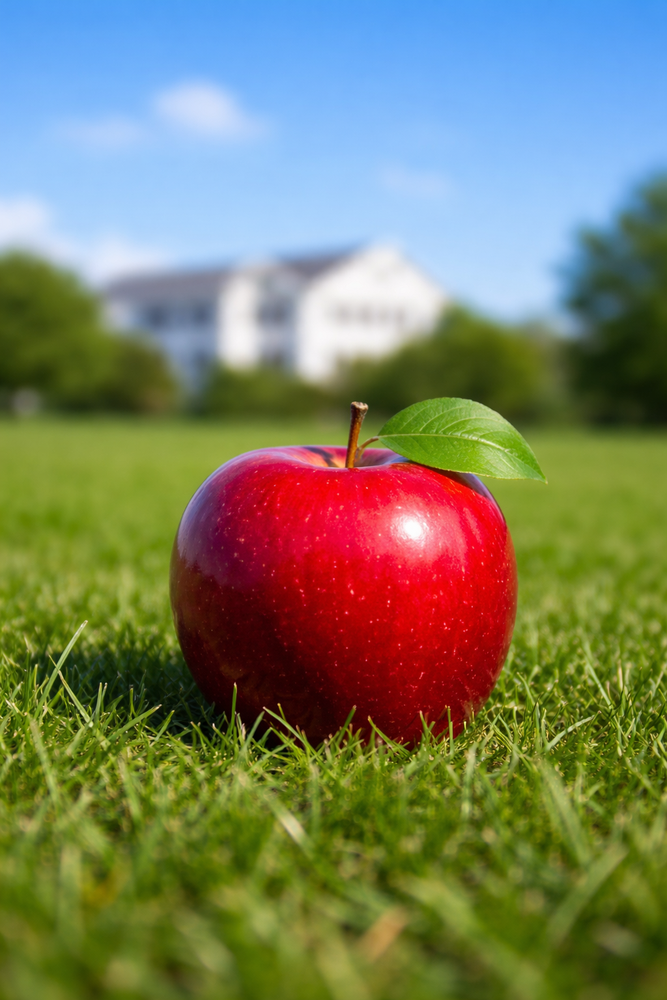
#> input picture red_apple.png, 667 x 1000 px, shrunk from 1024 x 1536 before the run
$ python main.py
#> lines starting #> are read from the running program, lines starting #| are printed output that depends on the picture; after the words box and inside, x2 and y2 are one past the last pixel; in counts of white or black regions, pixels touching at a corner belong together
# HSV的轉換，更換color space之後，將附檔圖片內的紅蘋果(紅色色調區域)，轉變成藍蘋果(藍色色調)。
import pandas as pd
import numpy as np
import matplotlib.pyplot as plt

class apple():
    def __init__(self,pixel=None,R=None,G=None,B=None,H=None,S=None,V=None):

        self.pixel = pixel
        self.R = R
        self.G = G
        self.B = B

        self.H = H
        self.S = S
        self.V = V

    # load_img()
    def load_img(self,path:str):
        '''
        func: load png
        '''
        rgb_img = plt.imread(path)
        print(rgb_img.shape)
        # to ensure img is 3 channels
        if rgb_img.shape[2] == 4:
            rgb_img = rgb_img[:,:,3]

        self.pixel = rgb_img

        self.R = rgb_img[:,:,0]
        self.G = rgb_img[:,:,1]
        self.B = rgb_img[:,:,2]


    # RGB2HSV()
    def RGB2HSV(self):
        '''
        func: change rgb space to hsv space
        Args:
            R, G, B:numpy array of pixel in rgb form
        Return:
            H, S, V:numpy array of pixel in hsv form
        '''
        C_high = np.maximum(np.maximum(self.R,self.G),self.B)
        C_low = np.minimum(np.minimum(self.R,self.G),self.B)
        C_rng = C_high - C_low

        self.V = C_high
        self.S = np.where(C_high==0,0,C_rng / (C_high+1e-10))

        # 防止除0
        eps = 1e-10
        # 1. normalization of R G B
        R_ = (self.R - C_low) / (C_rng + eps)
        G_ = (self.G - C_low) / (C_rng + eps)
        B_ = (self.B - C_low) / (C_rng + eps)

        # 2. set H'
        self.H = np.zeros_like(C_high)
        self.H = np.where(C_high == self.R, B_ - G_,
           np.where(C_high == self.G, 2 + R_ - B_,
           np.where(C_high == self.B, 4 + G_ - R_, self.H)))
        # 3. scale to [0,1)
        self.H = np.where(self.H <0, self.H + 6, self.H)
        self.H = self.H / 6

    # HSV2RGB()
    def HSV2RGB(self):
        '''
        func: change hsv space to rgb space
        Args:
            H, S, V:numpy array of pixel in rgb form
        Return:
            R, G, B:numpy array of pixel in hsv form
        '''
        # 1. check where the point is in the hexagon
        H = self.H
        H_ = np.mod(6*H,6)
        c1 = np.floor(H_) #c1 = 0,1,2,3,4,5
        c2 = H_ - c1

        # 2. set the RGB value tone
        v = self.V # RGB 中的最大值
        x = (1-self.S) * v # RGB 中的最小值
        z = (1-(1-c2)*self.S) * v # 比例上升
        y = (1 - c2*self.S) * v # 比例下降

        '''
        switch (c1) {
         case 0: r = V; g = z; b = x; break;
         case 1: r = y; g = V; b = x; break;
         case 2: r = x; g = V; b = z; break;
         case 3: r = x; g = y; b = V; break;
         case 4: r = z; g = x; b = V; break;
         case 5: r = V; g = x; b = y; break;
         }
        '''
        # [13 lines of commented-out code are left out]

        self.R = np.select([c1==0,c1==1,c1==2,c1==3,c1==4,c1==5],
                            [x,y,x,x,z,v])
        self.G = np.select([c1==0,c1==1,c1==2,c1==3,c1==4,c1==5],
                            [z,v,v,y,x,x])
        self.B = np.select([c1==0,c1==1,c1==2,c1==3,c1==4,c1==5],
                            [x,x,z,v,v,y])

        # 4. scale to 0~255
        self.R = np.clip(255*self.R,0,255)
        self.G = np.clip(255*self.G,0,255)
        self.B = np.clip(255*self.B,0,255)

    # HSV_shift()
    def HSV_shift(self,switch_degree:int):
        '''
        func: change the color by shifting the hue value in degree
        Args:
            'R2B': 240 degree
        '''
        self.H = np.mod(self.H + switch_degree/360,1)

    # RGB2pixel()
    def RGB2pixel(self):
        '''
        converrt RGB to pixel
        '''
        self.pixel = np.dstack((self.R,self.G,self.B))

# select_region()
def select_region(path:str):
    '''
    先將原圖的紅色框出來再轉換
    Args:
        path: img
    Returns:
        output_img: img only change color red into blue
    '''
    red_apple = apple()
    red_apple.load_img(path)
#> in load_img, rgb_img is the input picture: shape (1000, 667, 3) float32; mean R, G, B 0.473, 0.495, 0.385
#| (1000, 667, 3)
    pixel = red_apple.pixel

    # 紅色色相範圍（0°~30°）
    red_apple.RGB2HSV()
    H = red_apple.H
    S = red_apple.S
    V = red_apple.V
    if ((H != np.zeros_like(H)) & (S != np.zeros_like(S)) & (V != np.zeros_like(V))).any():
        red_mask = ((H < 0.111) | (H > 0.90)) & (S > 0.2) & (V > 0.1)
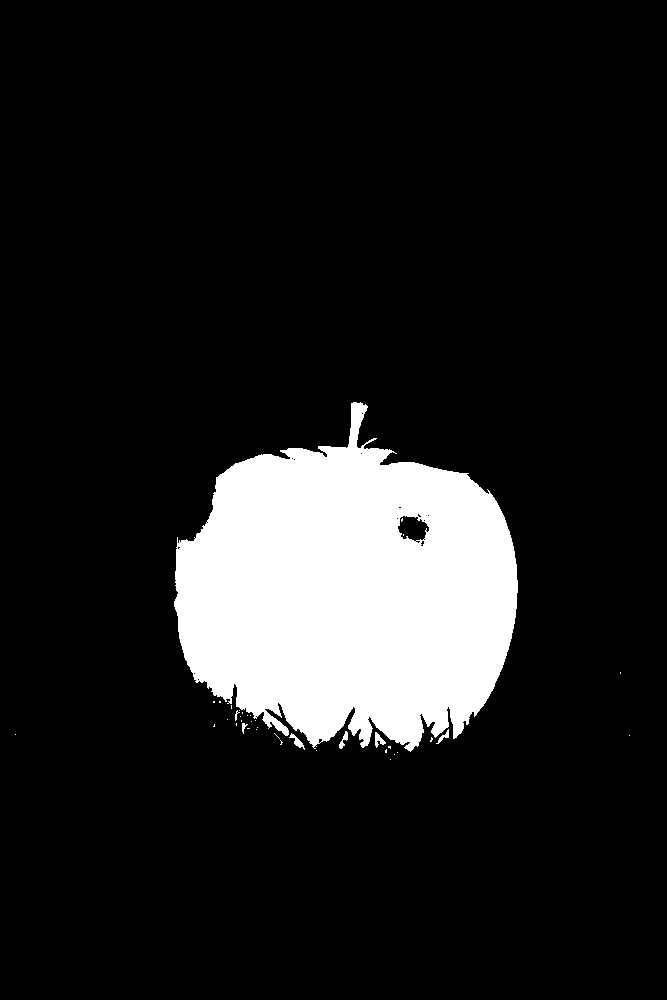
#> red_mask: shape (1000, 667) bool; 12.4% white; 38 white regions (31 under 20 px), largest, box (x1, y1, x2, y2) and area: (174, 402, 518, 752) 82471, (289, 733, 305, 750) 87, (375, 732, 386, 748) 86
        # red_mask = (H < 0.083) & (S > 0.4) & (V > 0.3) #numpy mask
    else:
        print("mask get wrong")

    # transform
    trans_apple = apple()
    trans_apple.pixel = pixel.copy()
    trans_apple.R = pixel[:,:,0].copy()
    trans_apple.G = pixel[:,:,1].copy()
    trans_apple.B = pixel[:,:,2].copy()
    trans_apple.RGB2HSV()
    trans_apple.HSV_shift(240)
    trans_apple.HSV2RGB()
#> in HSV2RGB, `c1 = np.floor(H_)`:
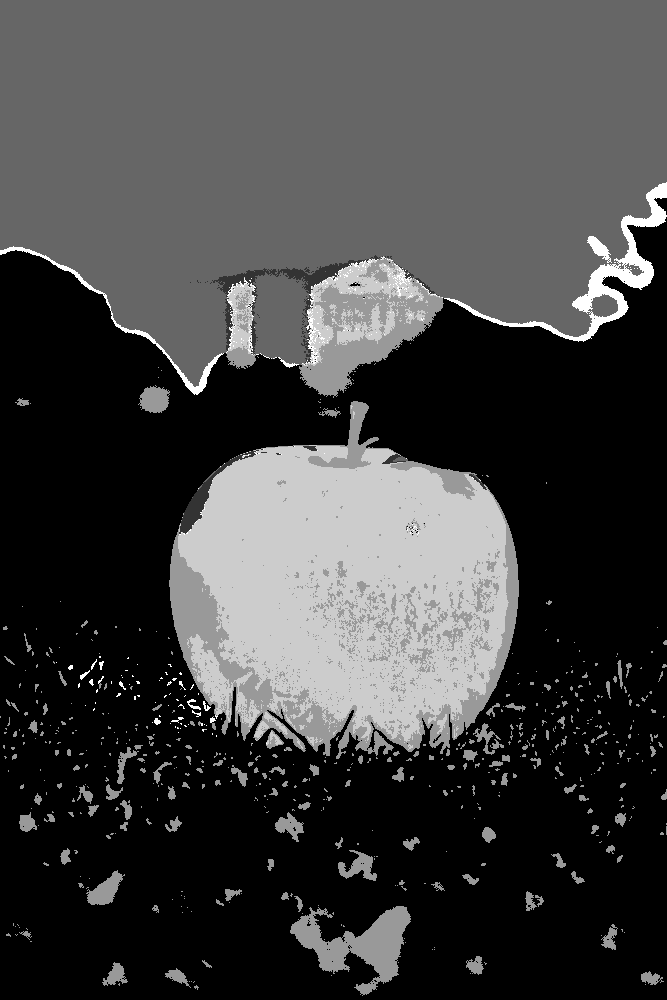
#> c1: shape (1000, 667) float32; min 0, max 5, mean 1.29; drawn with min black and max white
#> in HSV2RGB, `c2 = H_ - c1`:
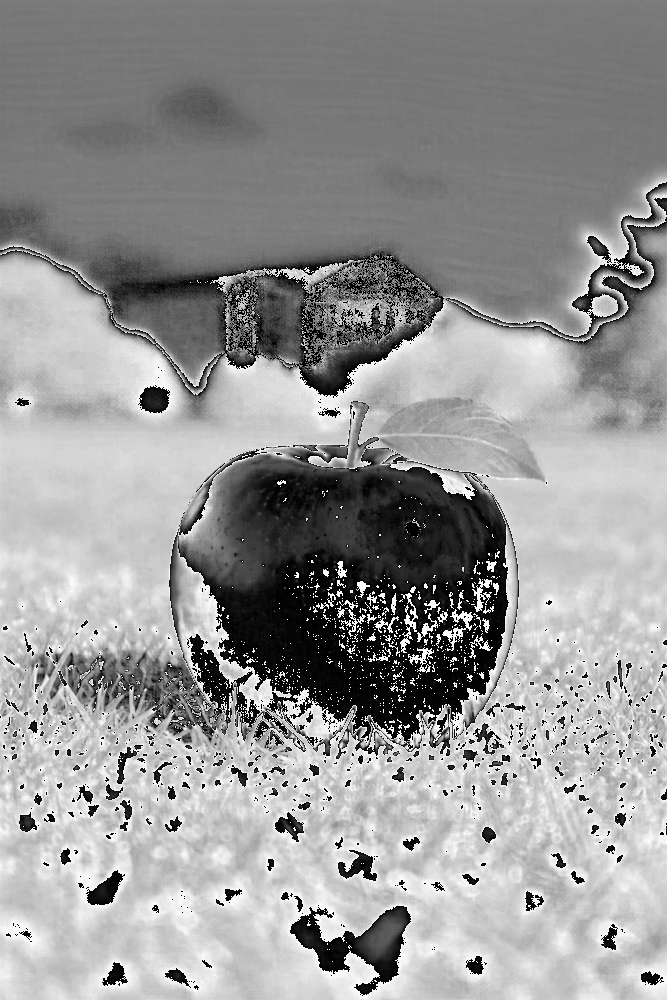
#> c2: shape (1000, 667) float32; min 0, max 0.996, mean 0.591
#> in HSV2RGB, `self.G = np.select([c1==0,c1==1,c1==2,c1==3,c1==4,c1==5], [z,v,v,y,x,x])`:
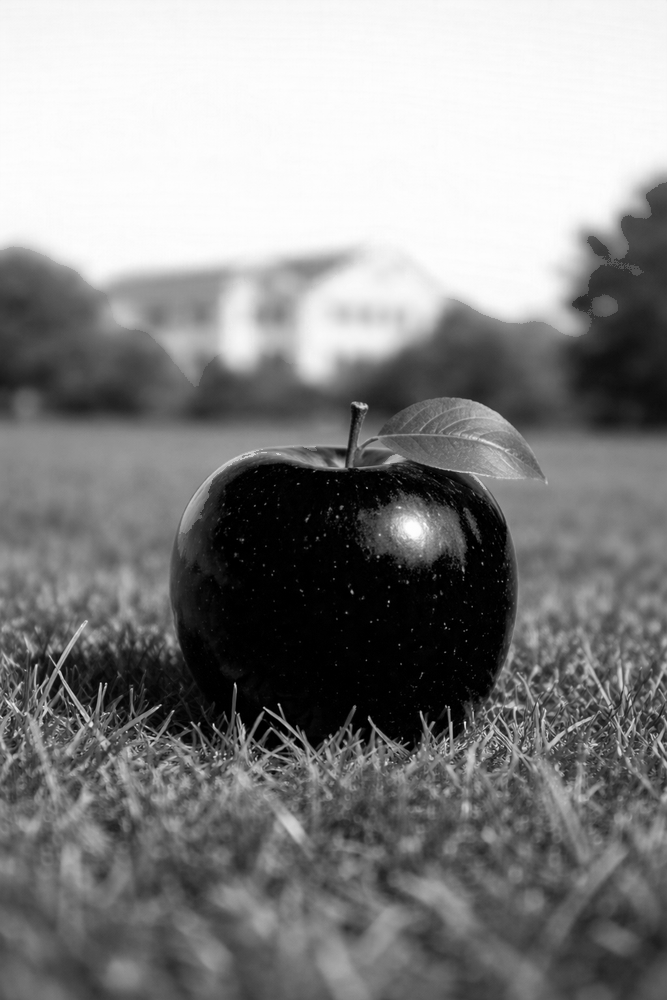
#> self.G: shape (1000, 667) float32; min 0, max 0.996, mean 0.524
#> in HSV2RGB, `self.B = np.select([c1==0,c1==1,c1==2,c1==3,c1==4,c1==5], [x,x,z,v,v,y])`:
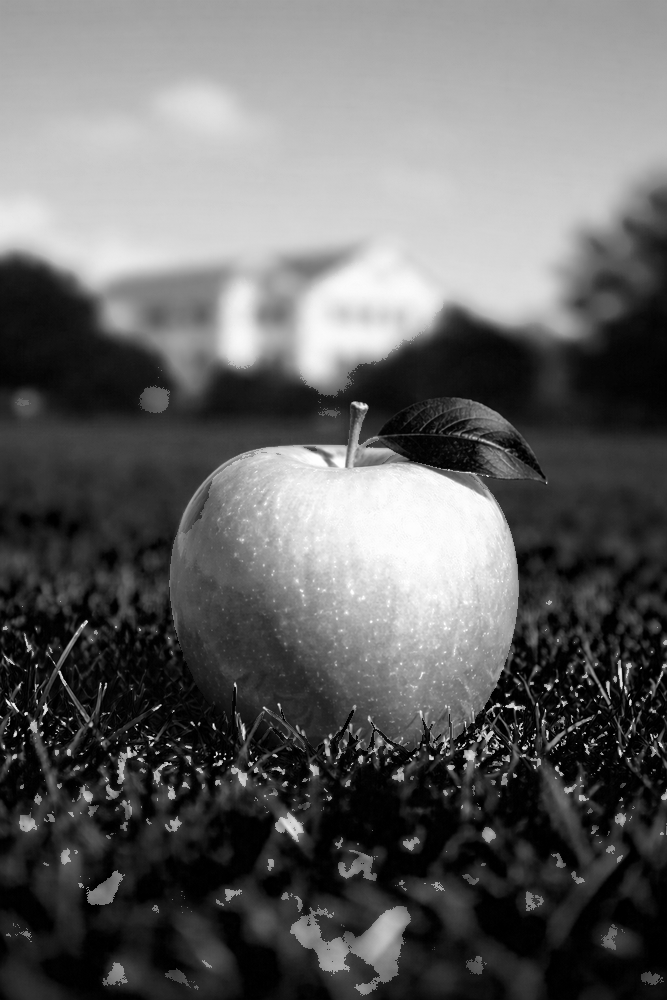
#> self.B: shape (1000, 667) float32; min 0, max 1, mean 0.394
    trans_apple.RGB2pixel()
#> in RGB2pixel, `self.pixel = np.dstack((self.R,self.G,self.B))`:
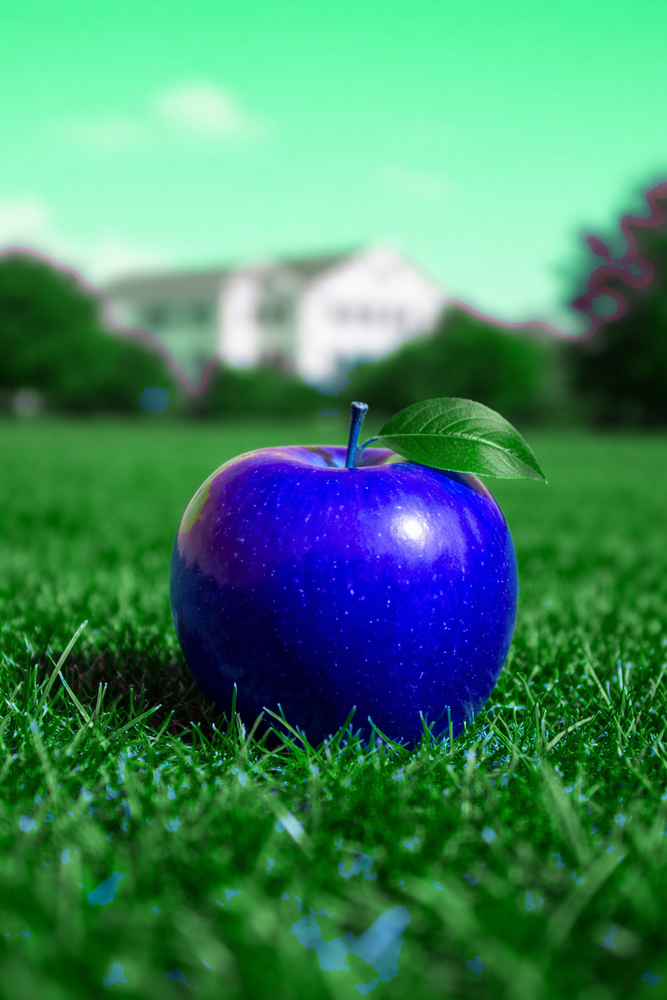
#> self.pixel: shape (1000, 667, 3) float32; mean of channels 0, 1, 2 67.4, 133.5, 100.3; drawn as R, G, B

    # replace pixel 只替換紅色區域
    output_img = pixel.copy()

    # 將 trans_apple.pixel 轉換回 0~1 範圍
    trans_pixel_normalized = trans_apple.pixel / 255.0
    output_img[red_mask] = trans_pixel_normalized[red_mask]
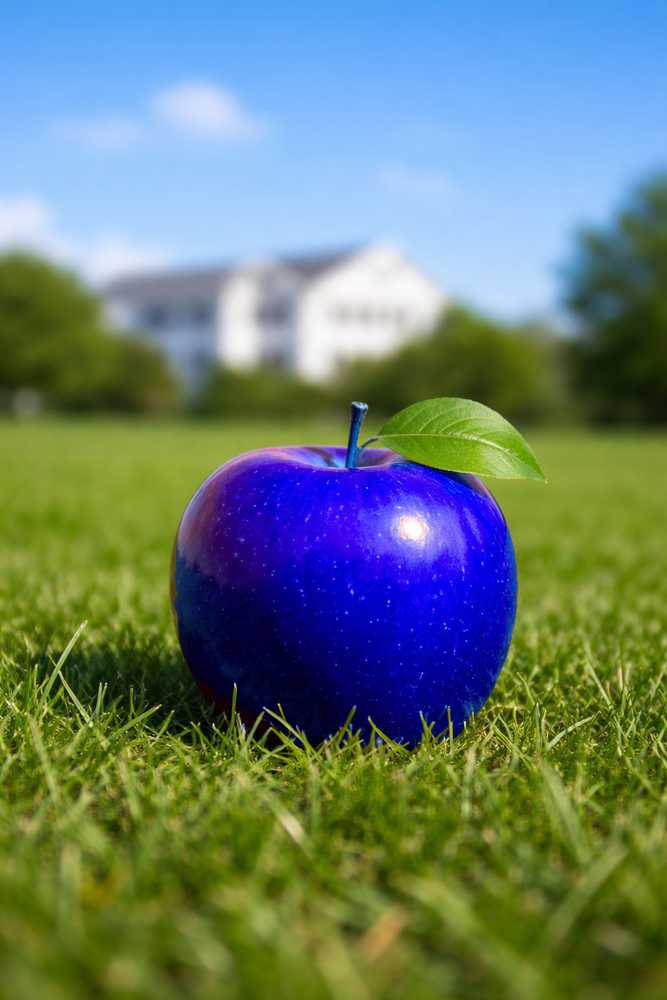
#> output_img: shape (1000, 667, 3) float32; 12.43% of pixels changed, all inside (x1, y1, x2, y2) = (15, 402, 630, 760)

    return output_img

if __name__=="__main__":
    # [12 lines of commented-out code are left out]

    path = 'red_apple.png'
    output_img = select_region(path)
    plt.imsave("blue_apple_select_region.png",output_img)

    # [11 lines of commented-out code are left out]
